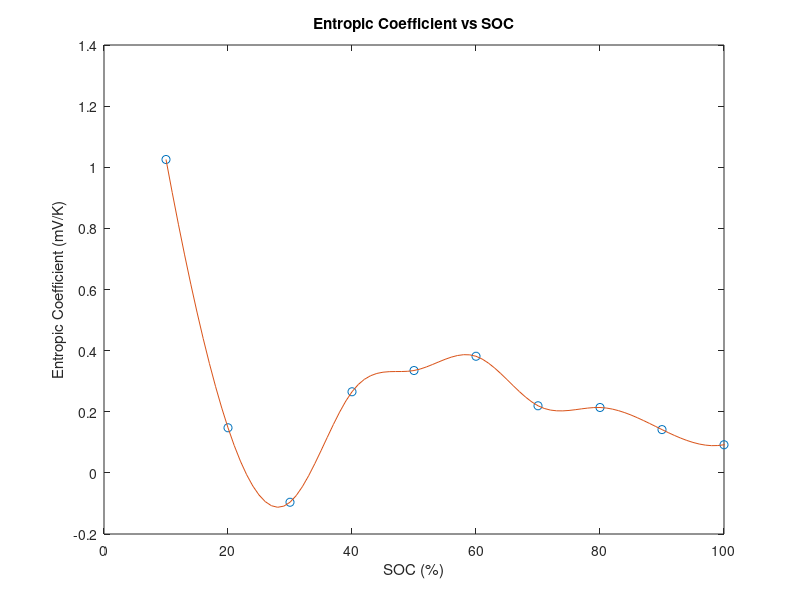

This figure's MATLAB source: (Note: this script raises an error after producing the figure.)
% 298 K, 303 K, 313 K; NEXT data point
% 20 30 40 50 60 70 90 100 - 80% soc failed to fit for 298 K and 303 K

OCV = [3.388,  3.396, 3.405; 3.495, 3.502, 3.508; 3.578, 3.586, 3.600; 3.659, 3.667, 3.678; 3.752, 3.760, 3.771; 3.846, 3.854, 3.863; 4.006, 4.013, 4.023; 4.190, 4.119, 4.129];
%R0 = [1.015e-2, 8.735e-3, 7.051e-3; 8.854e-3,8.148e-3, 7.010e-3;8.138e-3,7.448e-3, 6.391e-3; 7.944e-3,7.183e-3,6.458e-3; 6.761e-3, 6.167e-3, 5.510e-3; 8.941e-3, 8.448e-03,7.606e-3; 5.416e-3, 4.632e-3, 3.615e-3; 2.252e-2, 1.067e-2,9.876e-3];
R1 = [1.553e-3, 1.042e-3, 7.357e-4; 1.062e-3, 6.767, 3.742e-4; 2.269e-3, 2.303e-3,1.291e-3; 1.84e-3,2.082e-3,1.348e-3; 1.079e-3, 8.499e-4, 8.860e-4; 5.908e-4, 5.991e-4,3.182e-4; 2.786e-3, 1.953e-3, 9.038e-4; 8.237e-4, 5.795e-3, 2.273e-4];
R2 = [8.115e-3, 7.461e-3, 7.171e-3; 1.548e-3, 1.485e-3, 1.687e-3; 4.280e-3, 2.185e-3, 9.197e-4; 4.646e-3, 3.258e-3, 3.128e-3; 2.078e-3, 1.937e-3, 1.433e-3; 3.664e-3, 3.806e-3,3.628e-3; 1.527e-3, 1.281e-3, 9.251e-4; 1.050e-3, 8.934e-4, 6.163e-4];
T1 = [4.488e1, 2.941e1, 2.314e1; 6.333e1, 5.184e1, 3.609e1; 9.440e1, 9.948e1, 8.308e1; 8.794e1, 1.035e2, 5.770e1; 6.438e1, 5.881e1, 9.427e1; 4.297e1, 5.109e1, 2.136e1; 9.776e1, 6.897e1, 6.713e1; 6.504e1, 7.342e1, 3.640e1];
T2 = [5.608e2, 5.613e2, 5.924e2; 5.611e2, 5.187e2, 5.904e2; 3.910e2, 4.241e2, 4.190e2; 4.377e2, 4.738e2, 4.967e2; 4.217e2, 4.547e2, 5.356e2; 5.026e2, 5.757e2, 5.195e2; 4.093e2, 4.284e2, 5.288e2; 5.518e2, 6.160e2,3.445e2];
RevHeat_graph = [0.147601536, -0.096130371,0.265421186, 0.334903172,0.381578718, 0.219563075,0.14163426, 0.092015948];
%  RevHeat is the coefficients without 10 and 80 SOC since ansys didn't
%  give those, size of arrays have to match for the battery block in
%  simulink

%R0 = [0.016,0.016,0.016;0.016,0.016,0.016;0.016,0.016,0.016;0.016,0.016,0.016;0.016,0.016,0.016;0.016,0.016,0.016;0.016,0.016,0.016;0.016,0.016,0.016];

%R0 manually found is below
R0 = [0.014784,0.013498,0.011892;0.014551,0.013293,0.011714;0.014481,0.013214,0.011704;0.014439,0.013259,0.01174;0.014484,0.013295,0.011795;0.014594,0.013376,0.011867;0.014876,0.01353,0.011846;0.016217,0.014558,0.012716];


%entropic heat coefficients
% 313K = 40 C, 303K = 30 C, 298K = 25 C

coefficients = [1.025390625, 0.147601536, -0.096130371, 0.265421186, 0.334903172,0.381578718, 0.219563075, 0.213922773, 0.14163426, 0.092015948];
% mV/K

figure
x = linspace(10,100,10);
xfit = linspace(10,101,92);
pp = spline(x,coefficients);
interpolated = fnval(pp,xfit);
plot(x,coefficients,'o',xfit,interpolated);
xlim([0,100]);
ylabel('Entropic Coefficient (mV/K)');
xlabel('SOC (%)');
title('Entropic Coefficient vs SOC');

coeffdata = [];
for i = 1:91
    coeffdata(i+9,1) = round(xfit(1,i),0);
    coeffdata(i+9,2) = interpolated(1,i);
end

fulldata = xlsread("FE11 Endurance Full Data V2.xlsx");
revheat = zeros(length(fulldata), 1);
soc_temporary = fulldata(:,7);
j = 0;

new_current = zeros(length(fulldata), 1);
new_temp = zeros(length(fulldata), 1);
current_temporary = fulldata(:,3);
temp_temporary = fulldata(:,4);

for i = 1:2:length(current_temporary)
    if i < 9238
        new_current(i,1) = current_temporary(i) + current_temporary(i+1);
    end
end

for i = 1:length(fulldata)
    value = soc_temporary(i);
    value = int64(value);
    if value == 0
        continue;
    end
    if value > 100
        continue;
    end
    if value == coeffdata(value,1) 
        revheat_pack(i,1) = new_current(i,1) * (fulldata(i,4)+273.15) * (coeffdata(value,2)/1000);
        revheat_cell(i,1) = new_current(i,1)/4 * (fulldata(i,4)+273.15) * (coeffdata(value,2)/1000); %current*temp*dOCV/dT, 
        % current divided by 4 to get the reversible heat of one cell
    end
end

revheat_time = [];
for i = 1:length(revheat_cell)
    revheat_time(i,1) = fulldata(i,1);
    revheat_time(i,2) = revheat_cell(i,1);
end